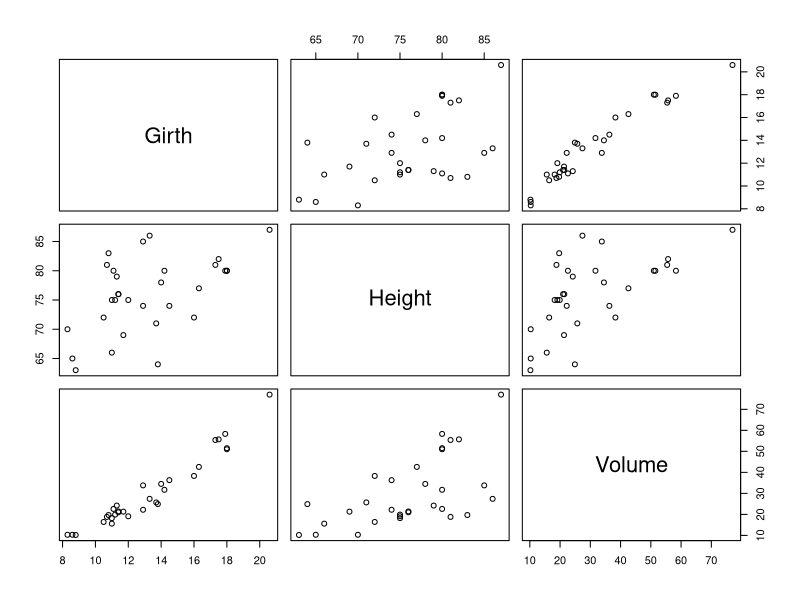
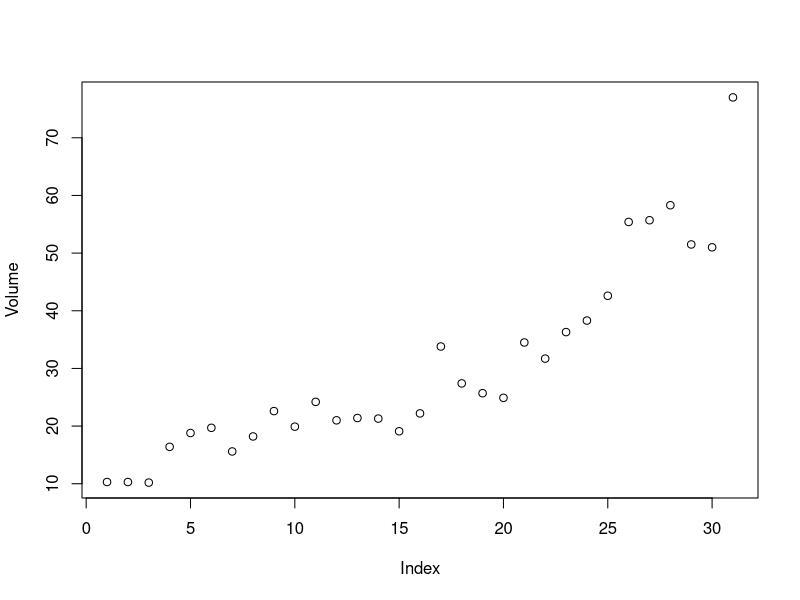
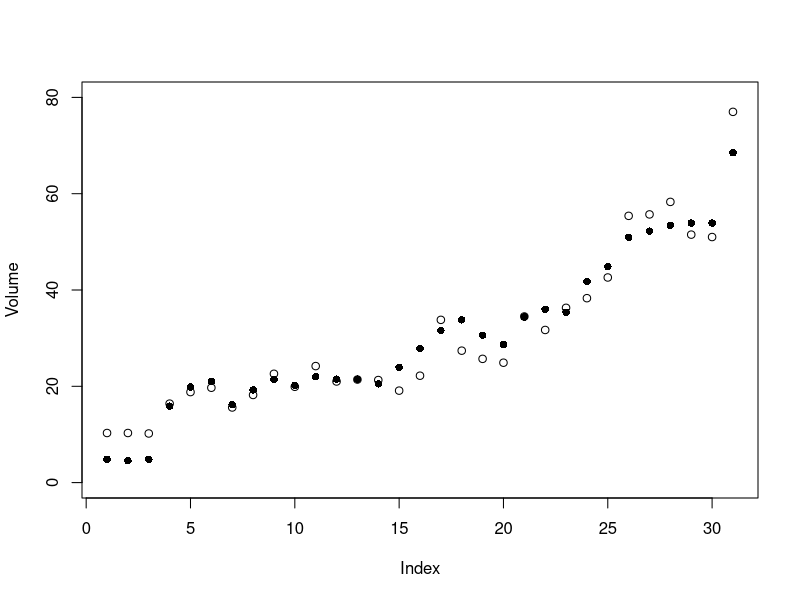
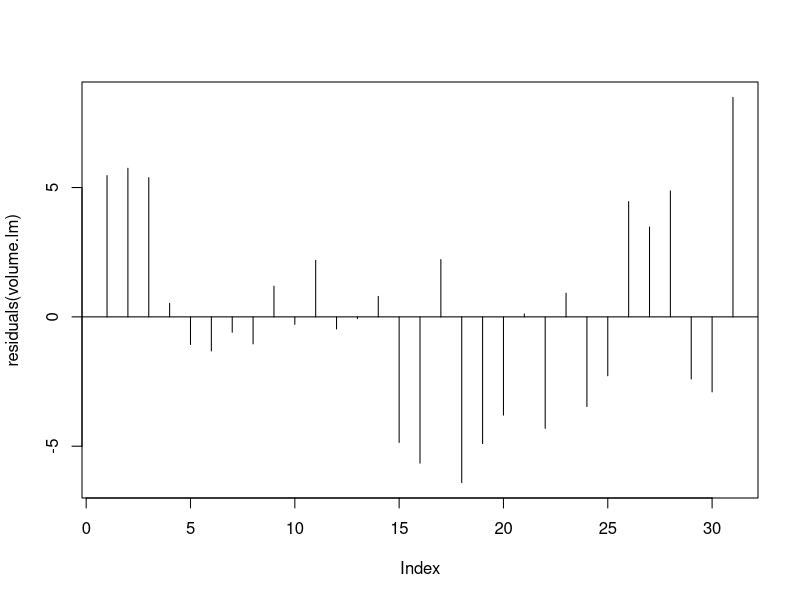
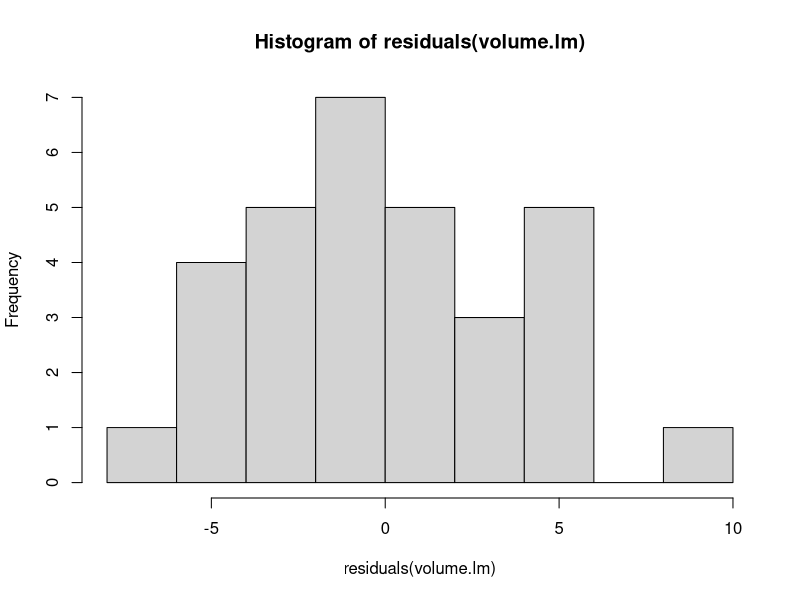
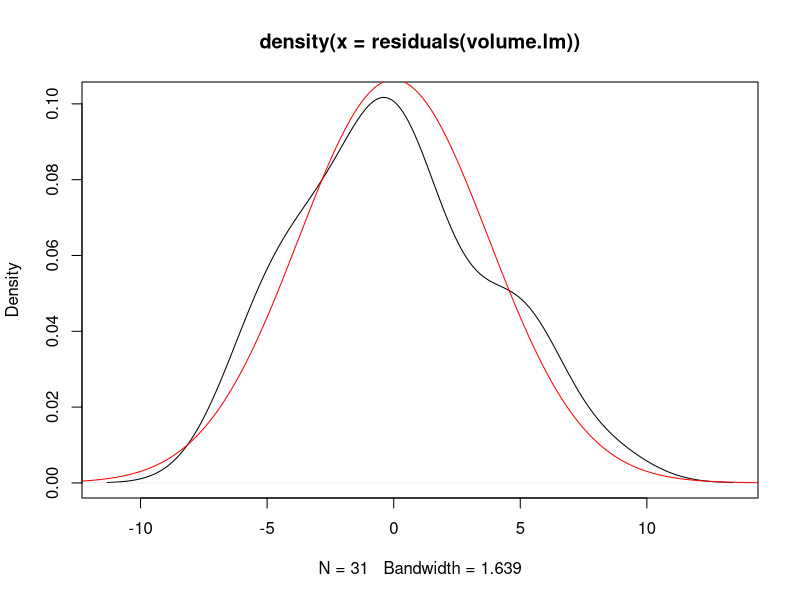

Write R code to recreate these figures, in order.
trees #open the trees dataset
class(trees) #checks to see if its a dataframe
help(trees) #more information on the data
attach(trees) 

#Information on the data
Girth
Height
Volume

#checks the class type of the given column
class(Girth)
#counts how many values in the dataset or column
nrow(trees)
length(Girth)
#plot the distribution
plot(trees)
#plots the correlation
cor(trees)

#summary statistics
summary(trees)

#linear model function and summary of the linear model function
volume.lm = lm(Volume ~ Girth + Height, data = trees)
summary(volume.lm)

#plot the volume  column and values
plot(Volume)
#plot the value with a linear model on the y axis
plot(Volume, ylim = c(0, 80))
#fit the initial points of the volume plot
points(fitted(volume.lm), pch=16)

#plot the residuals of the volumne linear model
plot(residuals(volume.lm), type = "h")
abline(0, 0)

#histogram plot of the linear model
hist(residuals(volume.lm))

#density plot of the linear model
plot(density(residuals(volume.lm)))

#add a normal curve onto the density plot to see the variance
lines(seq(-15, 15, .01), dnorm(seq(-15, 15, .01),
mean(residuals(volume.lm)), sd(residuals(volume.lm))), col="red")
